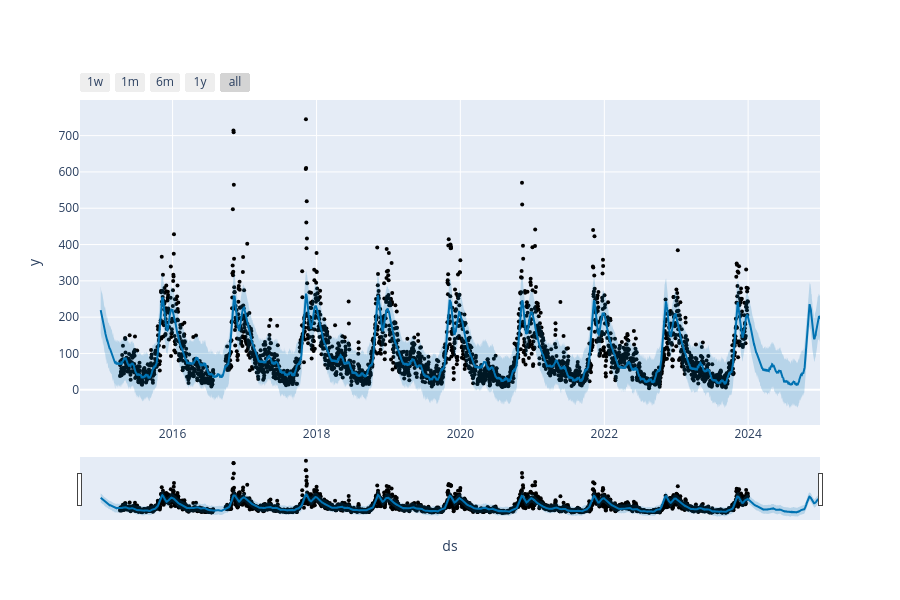

Here is the notebook cell this chart was saved with:
### Code cell
from prophet.plot import plot_plotly
import plotly.offline as py

fig = plot_plotly(m, forecast) #this returns a plotly figure
py.iplot(fig)

### Figure 1 — Plotly figure (JSON) as saved in the notebook; plotly's stock layout.template omitted (floating-point values rounded to 4 significant figures; data arrays with more than 128 entries replaced by an {"elided": "..."} marker saying what was removed)
{"data": [{"marker": {"color": "black", "size": 4}, "mode": "markers", "name": "Actual", "type": "scatter", "x": {"elided": "3065 str values"}, "y": {"elided": "3065 float values"}}, {"hoverinfo": "skip", "line": {"width": 0}, "mode": "lines", "type": "scatter", "x": {"elided": "3653 str values"}, "y": {"elided": "3653 float values"}}, {"fill": "tonexty", "fillcolor": "rgba(0, 114, 178, 0.2)", "line": {"color": "#0072B2", "width": 2}, "mode": "lines", "name": "Predicted", "type": "scatter", "x": {"elided": "3653 str values"}, "y": {"elided": "3653 float values"}}, {"fill": "tonexty", "fillcolor": "rgba(0, 114, 178, 0.2)", "hoverinfo": "skip", "line": {"width": 0}, "mode": "lines", "type": "scatter", "x": {"elided": "3653 str values"}, "y": {"elided": "3653 float values"}}], "layout": {"height": 600, "showlegend": false, "width": 900, "xaxis": {"rangeselector": {"buttons": [{"count": 7, "label": "1w", "step": "day", "stepmode": "backward"}, {"count": 1, "label": "1m", "step": "month", "stepmode": "backward"}, {"count": 6, "label": "6m", "step": "month", "stepmode": "backward"}, {"count": 1, "label": "1y", "step": "year", "stepmode": "backward"}, {"step": "all"}]}, "rangeslider": {"visible": true}, "title": {"text": "ds"}, "type": "date"}, "yaxis": {"title": {"text": "y"}}}}
